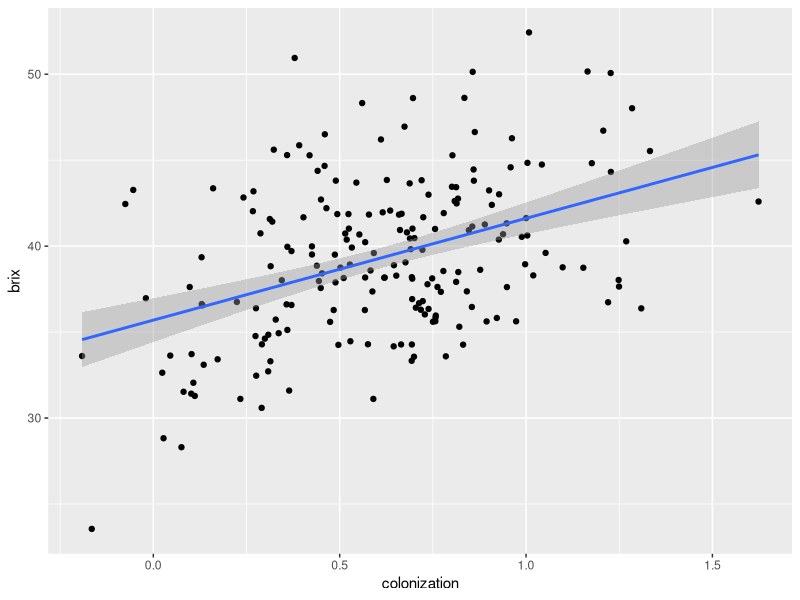

This figure's R source:
## ---- chunk 1
knitr::opts_chunk$set(echo = TRUE)
## ---- chunk 2
n <- 200 # number of observations (rows)

# creates a normally distributed vector length 200 (independent variable)
#sort() is used to sort the random normal vector into increasing order
#sample() is then used to draw from the sorted vector, with higher numbers weighted with a higher probability of selection. 
#the goal is to have a positive association between these vectors
colonization <- sample(sort(rnorm(n,mean = 0.6,sd = 0.32)),prob=seq_len(200))
brix <- sample(sort(rnorm(n,mean=40,sd=5)),prob=seq_len(200)) 


id <- seq_len(n) # assigns numbers to each case of variables from 1 to n if n>0

# bind varibles together
frame <- data.frame(id,colonization,brix)
head(frame)
## ---- chunk 3
library(ggplot2)

# regression model
regression <- lm(brix~colonization,data=frame) #lm() function models brix variable as a function of colonization. 

#plot of data
#ggplot requires data from a frame, not a vector
#aes = aesthetics. theses are the variables that we want 
# + sign indicates that we are adding to plot
plot <- ggplot(data=frame,
                   aes(x=colonization,y=brix)) +
                    geom_point() + #shows data as x,y points in a plot
                    stat_smooth(method=lm,se=0.95) #overlays a regression line and a 95% confidence interval
print(plot)

